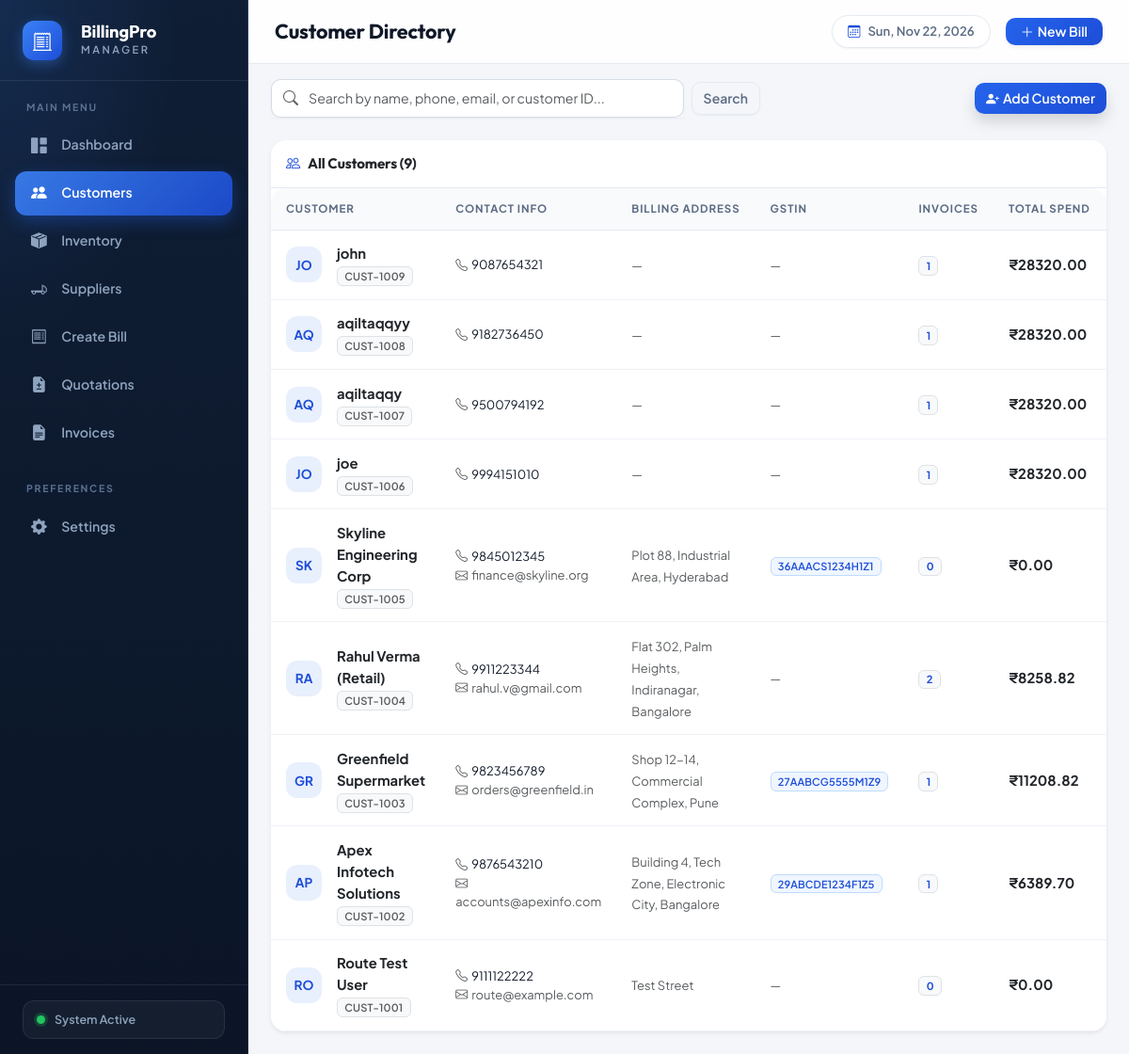
The app's page /customers/ with its own data.
### tables this page shows
CREATE TABLE customers (
    id INTEGER PRIMARY KEY AUTOINCREMENT,
    customer_id TEXT UNIQUE NOT NULL,
    name TEXT NOT NULL,
    phone TEXT NOT NULL,
    email TEXT,
    address TEXT,
    gstin TEXT,
    created_at TIMESTAMP DEFAULT CURRENT_TIMESTAMP,
    updated_at TIMESTAMP DEFAULT CURRENT_TIMESTAMP
);

### routes/customers.py (the view)
@customers_bp.route('/', methods=['GET'])
def list_customers():
    search = request.args.get('search', '').strip()
    customers = CustomerModel.get_all(search_query=search if search else None)
    return render_template('customers.html', customers=customers, search=search)

### database.py (called while the page is built)
def get_db():
    try:
        if 'db' not in g:
            g.db = sqlite3.connect(Config.DATABASE_PATH)
            g.db.row_factory = sqlite3.Row
            g.db.execute("PRAGMA foreign_keys = ON;")
            g.db.execute("PRAGMA journal_mode = WAL;")
        return g.db
    except RuntimeError:
        return get_standalone_db()

### templates/customers.html (shortened to what this page needs)
{% extends 'base.html' %}
{% block page_title %}Customer Directory{% endblock %}
{% block content %}
<div class="row g-3 mb-4">
    <div class="col-12 d-flex flex-wrap justify-content-between align-items-center gap-3">
        <form method="GET" action="{{ url_for('customers.list_customers') }}" class="d-flex align-items-center gap-2 flex-grow-1" style="max-width: 520px;">
            <div class="input-group shadow-xs">
                <span class="input-group-text bg-white border-end-0 text-muted"><i class="bi bi-search"></i></span>
                <input type="text" name="search" class="form-control border-start-0 ps-0" placeholder="Search by name, phone, email, or customer ID..." value="{{ search }}">
            </div>
            <button type="submit" class="btn btn-outline-secondary shadow-xs">Search</button>
        </form>
        <div>
            <button type="button" class="btn btn-primary d-flex align-items-center shadow" data-bs-toggle="modal" data-bs-target="#addCustomerModal">
                <i class="bi bi-person-plus-fill me-1"></i> Add Customer
            </button>
        </div>
    </div>
</div>
<div class="card border-0 shadow-sm overflow-hidden">
    <div class="card-header bg-white py-3 d-flex justify-content-between align-items-center">
        <h6 class="mb-0 fw-bold text-dark">
            <i class="bi bi-people me-2 text-primary"></i>All Customers ({{ customers|length }})
        </h6>
    </div>
    <div class="table-responsive">
        <table class="table table-hover align-middle mb-0">
            <thead>
                <tr>
                    <th>Customer</th>
                    <th>Contact Info</th>
                    <th>Billing Address</th>
                    <th>GSTIN</th>
                    <th>Invoices</th>
                    <th>Total Spend</th>
                </tr>
            </thead>
            <tbody>
                {% if customers %}
                    {% for c in customers %}
                    <tr>
                        <td>
                            <div class="d-flex align-items-center gap-3">
                                <div class="stat-icon" style="background: rgba(37, 99, 235, 0.1); color: #1d4ed8; width: 38px; height: 38px; font-size: 0.85rem; font-weight: 700; flex-shrink: 0;">
                                    {{ c.name[:2]|upper }}
                                </div>
                                <div>
                                    <div class="fw-bold text-dark">{{ c.name }}</div>
                                    <span class="badge bg-light text-muted border" style="font-size: 0.7rem;">{{ c.customer_id }}</span>
                                </div>
                            </div>
                        </td>
                        <td>
                            <div class="d-flex flex-column small">
                                <span><i class="bi bi-telephone me-1 text-muted"></i>{{ c.phone }}</span>
                                {% if c.email %}
                                    <span class="text-muted"><i class="bi bi-envelope me-1"></i>{{ c.email }}</span>
                                {% endif %}
                            </div>
                        </td>
                        <td>
                            <span class="small text-muted">{{ c.address or '—' }}</span>
                        </td>
                        <td>
                            {% if c.gstin %}
                                <span class="badge badge-soft-primary">{{ c.gstin }}</span>
                            {% else %}
                                <span class="text-muted small">—</span>
                            {% endif %}
                        </td>
                        <td>
                            <span class="badge bg-light text-primary border fw-bold">{{ c.total_invoices }}</span>
                        </td>
                        <td>
                            <span class="fw-bold text-dark">₹{{ "%.2f"|format(c.total_spend or 0.0) }}</span>
                        </td>
                    </tr>
                    {% endfor %}
                {% endif %}
            </tbody>
        </table>
    </div>
</div>
{% endblock %}

### templates/base.html (shortened to what this page needs)
<!DOCTYPE html>
<html lang="en">
<head>
    <link href="https://cdn.jsdelivr.net/npm/bootstrap@5.3.3/dist/css/bootstrap.min.css" rel="stylesheet">
    <link href="https://cdn.jsdelivr.net/npm/bootstrap-icons@1.11.3/font/bootstrap-icons.min.css" rel="stylesheet">
    <link rel="stylesheet" href="{{ url_for('static', filename='css/style.css') }}">
</head>
<body>
    <div class="app-wrapper">
        <aside class="app-sidebar" id="appSidebar">
            <div class="sidebar-brand d-flex align-items-center">
                <div class="brand-icon me-2">
                    <i class="bi bi-receipt-cutoff"></i>
                </div>
                <div class="brand-text">
                    <span class="brand-title">BillingPro</span>
                    <span class="brand-subtitle">Manager</span>
                </div>
            </div>
            <nav class="sidebar-menu">
                <div class="menu-header">MAIN MENU</div>
                <ul class="nav flex-column">
                    <li class="nav-item">
                        <a class="nav-link {% if request.path == '/' %}active{% endif %}" href="/">
                            <i class="bi bi-grid-1x2-fill"></i>
                            <span>Dashboard</span>
                        </a>
                    </li>
                    <li class="nav-item">
                        <a class="nav-link {% if '/customers' in request.path %}active{% endif %}" href="/customers/">
                            <i class="bi bi-people-fill"></i>
                            <span>Customers</span>
                        </a>
                    </li>
                    <li class="nav-item">
                        <a class="nav-link {% if '/inventory' in request.path %}active{% endif %}" href="/inventory/">
                            <i class="bi bi-box-seam-fill"></i>
                            <span>Inventory</span>
                        </a>
                    </li>
                    <li class="nav-item">
                        <a class="nav-link {% if '/suppliers' in request.path %}active{% endif %}" href="/suppliers/">
                            <i class="bi bi-truck-flatbed"></i>
                            <span>Suppliers</span>
                        </a>
                    </li>
                    <li class="nav-item">
                        <a class="nav-link {% if '/billing' in request.path %}active{% endif %}" href="/billing/new">
                            <i class="bi bi-receipt"></i>
                            <span>Create Bill</span>
                        </a>
                    </li>
                    <li class="nav-item">
                        <a class="nav-link {% if '/quotations' in request.path %}active{% endif %}" href="/quotations/">
                            <i class="bi bi-file-earmark-diff-fill"></i>
                            <span>Quotations</span>
                        </a>
                    </li>
                    <li class="nav-item">
                        <a class="nav-link {% if '/invoices' in request.path %}active{% endif %}" href="/invoices/">
                            <i class="bi bi-file-earmark-text-fill"></i>
                            <span>Invoices</span>
                        </a>
                    </li>
                </ul>
                <div class="menu-header mt-4">PREFERENCES</div>
                <ul class="nav flex-column">
                    <li class="nav-item">
                        <a class="nav-link {% if '/settings' in request.path %}active{% endif %}" href="/settings/">
                            <i class="bi bi-gear-fill"></i>
                            <span>Settings</span>
                        </a>
                    </li>
                </ul>
            </nav>
            <div class="sidebar-footer">
                <div class="system-status">
                    <span class="status-indicator online"></span>
                    <span class="status-text">System Active</span>
                </div>
            </div>
        </aside>
        <div class="app-main">
            <header class="app-header d-flex justify-content-between align-items-center">
                <div class="d-flex align-items-center">
                    <div class="page-title-badge">
                        <h1 class="page-title mb-0">{% block page_title %}Dashboard{% endblock %}</h1>
                    </div>
                </div>
                <div class="header-actions d-flex align-items-center gap-3">
                    <div class="date-chip d-none d-md-flex align-items-center">
                        <i class="bi bi-calendar3 me-2 text-primary"></i>
                        <span id="currentDateDisplay">Today</span>
                    </div>
                    <a href="/billing/new" class="btn btn-primary btn-sm px-3 shadow-sm d-flex align-items-center">
                        <i class="bi bi-plus-lg me-1"></i> New Bill
                    </a>
                </div>
            </header>
            <div class="container-fluid px-4 pt-3">
            </div>
            <main class="app-content container-fluid px-4 pb-4">
                {% block content %}{% endblock %}
            </main>
        </div>
    </div>
</body>
</html>

### records on screen
customers: name "JO", name "john", customer_id "CUST-1009", phone "9087654321", address "—", total_invoices "1", total_spend "28320.00"
customers: name "AQ", name "aqiltaqqyy", customer_id "CUST-1008", phone "9182736450", address "—", total_invoices "1", total_spend "28320.00"
customers: name "AQ", name "aqiltaqqy", customer_id "CUST-1007", phone "9500794192", address "—", total_invoices "1", total_spend "28320.00"
customers: name "JO", name "joe", customer_id "CUST-1006", phone "9994151010", address "—", total_invoices "1", total_spend "28320.00"
customers: name "SK", name "Skyline Engineering Corp", customer_id "CUST-1005", phone "9845012345", email "finance@skyline.org", address "Plot 88, Industrial Area, Hyderabad", gstin "36AAACS1234H1Z1", total_invoices "0", total_spend "0.00"
customers: name "RA", name "Rahul Verma (Retail)", customer_id "CUST-1004", phone "9911223344", email "rahul.v@gmail.com", address "Flat 302, Palm Heights, Indiranagar, Bangalore", total_invoices "2", total_spend "8258.82"
customers: name "GR", name "Greenfield Supermarket", customer_id "CUST-1003", phone "9823456789", email "orders@greenfield.in", address "Shop 12-14, Commercial Complex, Pune", gstin "27AABCG5555M1Z9", total_invoices "1", total_spend "11208.82"
customers: name "AP", name "Apex Infotech Solutions", customer_id "CUST-1002", phone "9876543210", email "accounts@apexinfo.com", address "Building 4, Tech Zone, Electronic City, Bangalore", gstin "29ABCDE1234F1Z5", total_invoices "1", total_spend "6389.70"
customers: name "RO", name "Route Test User", customer_id "CUST-1001", phone "9111122222", email "route@example.com", address "Test Street", total_invoices "0", total_spend "0.00"

### other values on screen
{{ customers|length }} "9"
